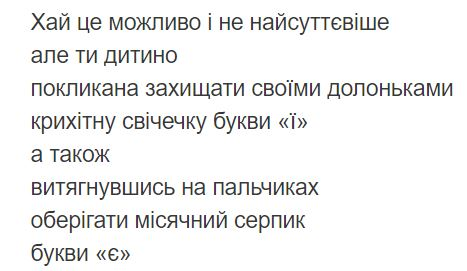
#> input picture latest_working_version/Poem.JPG, 467 x 271 px, found by its file name
$ python project1.py   (older library calls are emulated)
#> lines starting #> are read from the running program, lines starting #| are printed output that depends on the picture; after the words box and inside, x2 and y2 are one past the last pixel; in counts of white or black regions, pixels touching at a corner belong together
import cv2
import numpy as np
import math

def overlap(a,b,c,d):
    if ((a - c) * (d - b) > 0):
        return True
    elif ((d - a) * (b - c) > 0) and min(abs(a-d),abs(b-c)) > 0.25* max(abs(b-a), abs(d-c)):
        return True
    else:
        return False

def detect_digits(indx):
    strip = strips[indx]

    gray_strip = cv2.cvtColor(strip, cv2.COLOR_RGB2GRAY)
    blur = cv2.GaussianBlur(gray_strip, (5,5), 0)
    thresh = cv2.adaptiveThreshold(blur, 255, 1, 1, 3, 2)

    _, contours_strip, hierarchy_strip = cv2.findContours(thresh, cv2.RETR_EXTERNAL, cv2.CHAIN_APPROX_SIMPLE)

    digits = []
    #Introduce lists of left x1, right x2, top y1, bottom pixels y2 without drawing rectangles
    x1, x2, y1, y2 = ([] for i in range(4))
    for cnt in contours_strip:
        x, y, w, h = cv2.boundingRect(cnt)
        x1.append(x)
        x2.append(x+w)
        y1.append(y)
        y2.append(y+h)
        # cv2.rectangle(strip, (x, y), (x + w, y + h), (0, 0, 255), 1)
        # digits.append(gray_strip[y:y + h, x:x + w])

    #Introduce lists for future rectangles
    xx, xw, yy, yh = ([] for i in range(4))
    flags = [False]*len(x1)
    current_flags = [False]*len(x1)
    #Search for pairs of intersecting in width(!) contours
    for i in range(len(x1)):
        if not flags[i]:
            j = i + 1
            while (j < len(x1)):
                if overlap(x1[i], x2[i], x1[j], x2[j]):
                    # [4 lines of commented-out code are left out]
                    current_flags[i], current_flags[j], flags[i], flags[j] = (True for i in range(4))
                j += 1
            if not flags[i]:
                xx.append(x1[i])
                xw.append(x2[i])
                yy.append(y1[i])
                yh.append(y2[i])
            else:
                minx = min(x1[i] for i in (filter(lambda i: current_flags[i], range(len(x1)))))
                miny = min(y1[i] for i in (filter(lambda i: current_flags[i], range(len(x1)))))
                maxx = max(x2[i] for i in (filter(lambda i: current_flags[i], range(len(x1)))))
                maxy = max(y2[i] for i in (filter(lambda i: current_flags[i], range(len(x1)))))
                xx.append(minx)
                xw.append(maxx)
                yy.append(miny)
                yh.append(maxy)
            current_flags = [False] * len(x1)

    #Draw the rectangles from those validated lists xx,xw,yy,yh
    for i in range(len(xx)):
        if (xx[i]-xw[i])*(yy[i]-yh[i])>10:
            cv2.rectangle(strip, (xx[i], yy[i]), (xw[i], yh[i]), (0, 0, 255), 1)
            digits.append(gray_strip[yy[i]:yh[i], xx[i]:xw[i]])

    height, width = strip.shape[:2]
    strip_large = cv2.resize(strip, (2 * width, 2 * height))
    cv2.imshow('detected digits', strip_large)
    cv2.waitKey(0)

    # [5 lines of commented-out code are left out]


def detect_lines(fn):
#> called with fn = 'poem.jpg'
    src = cv2.imread(fn)
#> src is the input picture: shape (271, 467, 3); mean B, G, R 239.8, 240.2, 240.1
    im = cv2.Canny(src, 50, 200, L2gradient=True)
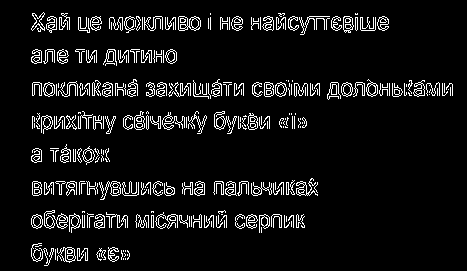
#> im: shape (271, 467); 7.5% white in thin lines or dots, all inside (x1, y1, x2, y2) = (31, 12, 453, 266)
    im1 = cv2.cvtColor(im, cv2.COLOR_GRAY2BGR)

    lines = cv2.HoughLinesP(im, 1, math.pi / 180.0, 30, np.array([]), 80, 20)
#> lines = 91 rows, first 6: [32, 95, 452, 95], [32, 88, 452, 88], [35, 19, 388, 19], [34, 24, 387, 24], [33, 25, 380, 25], [32, 85, 452, 85]
    a, b, c = lines.shape
#> a = 91; b = 1; c = 4
    for i in range(a):
        cv2.line(im1, (lines[i][0][0], lines[i][0][1]), (lines[i][0][2], lines[i][0][3]), (255, 0, 0), 4, cv2.LINE_AA)
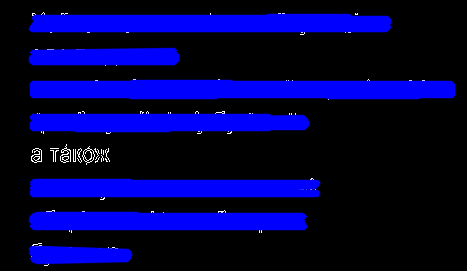
#> im1: shape (271, 467, 3); mean B, G, R 67.5, 1.2, 1.2
    #
    # cv2.imshow("detected lines", im1)
    # cv2.waitKey(0)

    im2 = cv2.cvtColor(im1, cv2.COLOR_RGB2GRAY)
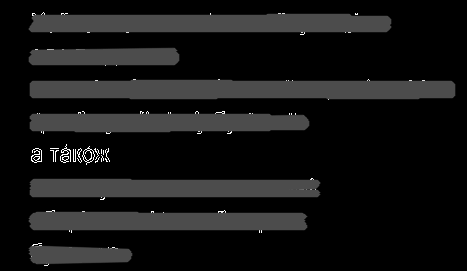
#> im2: shape (271, 467); min 0, max 255, mean 21

    _, contours, hierarchy = cv2.findContours(im2, cv2.RETR_TREE, cv2.CHAIN_APPROX_SIMPLE)
#> contours = 39 contours, 27 with area under 20; largest, box (x1, y1, x2, y2) and area: (29, 79, 456, 100) 7934, (28, 12, 392, 35) 6532, (29, 178, 321, 200) 5312, (28, 210, 308, 233) 5090, (29, 111, 310, 134) 5062

    cv2.drawContours(im2, contours, -1, (127, 0, 127), 1)
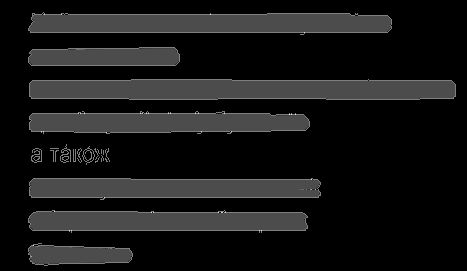
#> im2: shape (271, 467); 3.45% of pixels changed, all inside (x1, y1, x2, y2) = (28, 12, 456, 266)
    strips = []
    for cnt in contours:
        if cv2.contourArea(cnt) > 220:
            x, y, w, h = cv2.boundingRect(cnt)
            # cv2.rectangle(src, (x,y),(x+w,y+h),(0,255,0),1)
            strips.append(src[y + 1:y + h - 1, x + 1:x + w - 1])
#> this loop made 39 passes
#> (x, y, w, h) on passes 1, 2, 4, 30, 35, 36, 37: (28, 243, 105, 23), (28, 210, 280, 23), (29, 178, 292, 22), (29, 111, 281, 23), (29, 79, 427, 21), (28, 47, 152, 19), (28, 12, 364, 23)
#> cnt on passes 3, 8, 11, 17, 33, 34: [[223, 211], [224, 210], [225, 211], [224, 212]], [[103, 150], [103, 154]], [[101, 149], [101, 153]], [[50, 148], [58, 148]], [[146, 112], [147, 111], [148, 112], [147, 113]], [[140, 112], [141, 111], [142, 112], [141, 113]]
#> after the loop, strips = 7 items
    return strips

    # cv2.imshow('detected contours',src)
    # cv2.waitKey(0)


fn = "poem.jpg"
strips = detect_lines(fn)
#> strips = 7 items

for i in range(len(strips)):
    detect_digits(i)
#> this loop made 7 passes
#> (height in detect_digits, width in detect_digits) on passes 1 to 7: (21, 103), (21, 278), (20, 290), (21, 279), (19, 425), (17, 150), (21, 362)
#> pass 1, in detect_digits, `gray_strip = cv2.cvtColor(strip, cv2.COLOR_RGB2GRAY)`:
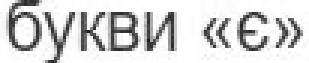
#> gray_strip: shape (21, 103) (shown 3 times larger); min 27, max 255, mean 212.5
#> pass 1, in detect_digits, `blur = cv2.GaussianBlur(gray_strip, (5,5), 0)`:
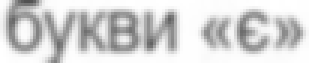
#> blur: shape (21, 103) (shown 3 times larger); min 81, max 255, mean 212.5
#> pass 1, in detect_digits, `thresh = cv2.adaptiveThreshold(blur, 255, 1, 1, 3, 2)`:
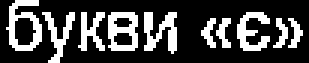
#> thresh: shape (21, 103) (shown 3 times larger); 26.8% white in thin lines or dots

$ run again, with latest_working_version/polska.JPG copied over latest_working_version/Poem.JPG
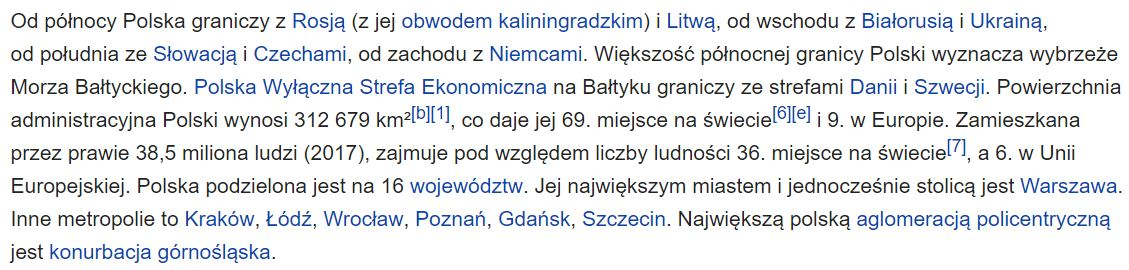
#> input picture latest_working_version/polska.JPG, 1129 x 270 px, found by its file name
#> in detect_lines, src is the input picture: shape (270, 1129, 3); mean B, G, R 233.7, 231.9, 230
#> im: shape (270, 1129); 12% white in thin lines or dots
#> lines = 151 rows, first 6: [11, 159, 944, 159], [12, 183, 1115, 183], [12, 93, 1120, 93], [12, 217, 1109, 217], [11, 52, 1116, 52], [13, 116, 1078, 116]
#> contours = 43 contours, 33 with area under 20; largest, box (x1, y1, x2, y2) and area: (8, 76, 1124, 99) 19684, (9, 207, 1113, 235) 19586, (9, 175, 1125, 200) 19462, (8, 44, 1121, 66) 18882, (8, 104, 1083, 132) 18666
#> the loop in detect_lines, `for cnt in contours:` made 43 passes
#> (x, y, w, h) on passes 1, 3, 6, 8, 18, 32, 38, 42: (8, 239, 270, 25), (9, 207, 1104, 28), (9, 175, 1116, 25), (8, 138, 1070, 27), (8, 104, 1075, 28), (8, 76, 1116, 23), (8, 44, 1113, 22), (8, 10, 1042, 23)
#> after the loop in detect_lines, `for cnt in contours:`: strips = 8 items
#> the loop `for i in range(len(strips)):` made 8 passes
#> (height in detect_digits, width in detect_digits) on passes 1 to 8: (23, 268), (26, 1102), (23, 1114), (25, 1068), (26, 1073), (21, 1114), (20, 1111), (21, 1040)
#> pass 1, in detect_digits, `thresh = cv2.adaptiveThreshold(blur, 255, 1, 1, 3, 2)`:
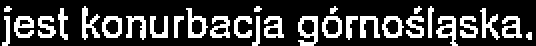
#> thresh: shape (23, 268) (shown 2 times larger); 24.2% white in thin lines or dots, all inside (x1, y1, x2, y2) = (1, 3, 266, 23)
